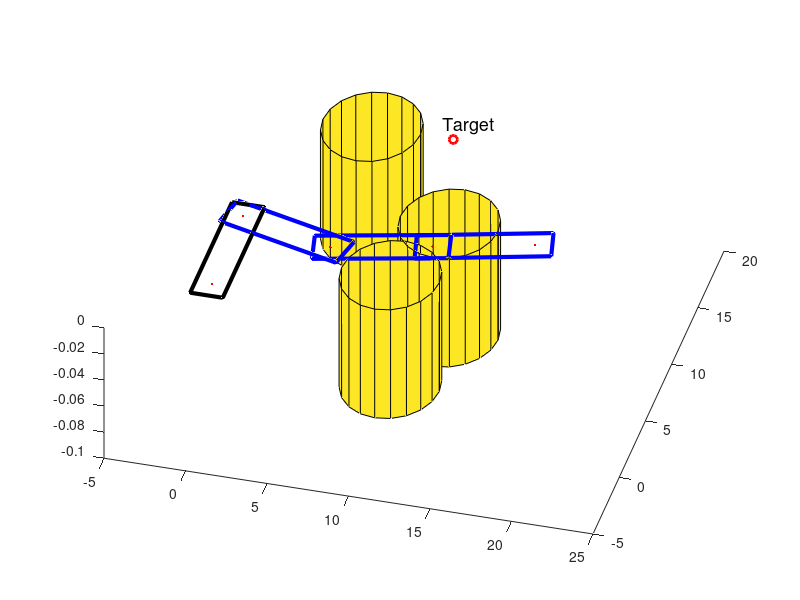

Source code (MATLAB): (Note: this script raises an error after producing the figure.)
function robotArm()
    close all;
    addpath( genpath( '.' ) ); 

    % Target position
    p = [ 10 15 ]';

    % Construction of basic body part and its local coordinate frame
    Part = BuildBasicPart();

    % Initial position of robot arm
    TransformedPart = DrawKinematicChain( Part, 0, 0 , 0, p );
    
    % Particle's initial position
    particle(1).StartPosition = TransformedPart.Joints(1:2,2);

    % Particle's current position
    particle(1).CurrentPosition = particle(1).StartPosition;

    % This is the goal position.  
    particle(1).GoalPosition = p;

    % (x,y) coordinates of the centroid of obstacles 
    o(1).location=[ 5 15 ]';
    o(1).R=3;
    o(2).location=[ 12 8 ]';
    o(2).R=3;
    o(3).location=[ 10 3 ]';
    o(3).R=3;

    % Advancement step for gradient descent
    lambda = 1;

    % Termination condition
    GoalReached = false;

    % Initialize variables for locations
    x = particle(1).StartPosition;
    g = particle(1).GoalPosition;

    % It repeats until goal is reached 
    n=1;
    while ~GoalReached    
        % Calculate next step using gradient descent 
        x = x - lambda * Grad( x, g, o );

        hold on;
        temp = [x(1) x(2)];

        % Draw chain
        flag=0;
        for theta3 = 1 : 360
            for theta2 = 1 : 360
                for theta1 = 1 : 360
                    % taking decision whether the path is optimised or not
                    decision = estimation( Part, theta1, theta2 , theta3, temp );
                    if decision == true
                        DrawKinematicChain( Part, theta1, theta2, theta3, p );
                        flag = 1;
                    end

                end
                if flag == 1
                    break;
                end
            end
            if flag == 1
                break;
            end
        end
        
        % Getting each and every frame from figure and storing into GIF
        frame=getframe;
        im = frame2im(frame);
        [imind,cm] = rgb2ind(im,256);
        if n==1
            imwrite(imind,cm,'robot.gif','gif', 'Loopcount',inf);
            n=2;
        else
            imwrite(imind,cm,'robot.gif','gif','WriteMode','append');
        end

        % Pause for a moment so we can see the motion
        pause( .1 );               

        % Check if goal has been reached.
        if ( norm( x - g ) <= 1 ) 
            GoalReached = true;
        end
    end 

% Gradient vector (2-D direction) of cost function at current position
function G = Grad( p, g, o) 
    
    y1 = p + [  0;  1 ];
    y2 = p + [  0; -1 ]; 

    x1 = p + [  1;  0 ]; 
    x2 = p + [ -1;  0 ];

    % Calculate the components of the gradient vector
    cx = Cpathplan( x1, g, o ) - Cpathplan( x2, g, o ); 
    cy = Cpathplan( y1, g, o ) - Cpathplan( y2, g, o ); 

    % Resultant vector formed by cost's x and y components
    r = [ cx; cy ]; 

    % Calculate the direction vector, i.e., direction of the gradient vector
    G = r / norm( r ); 

function c = Cpathplan( p, g, o )
    % Cost function for path planning calculated at position s with respect to
    % goal g and obstacle o
    
    % Value of log10E
    logE = 2.718281828;
    
    % Goal cost (Euclidean distance squared) 
    c( 1 ) = norm( p - g );

    % Collision cost 
    field=0;

    for i=1:size(o,2)
        dist = sqrt( (p(1)-o(i).location(1))^2 + (p(2)-o(i).location(2))^2 );
        if 0 < dist && dist <= o(i).R
            field_temp = logE ^ (log( o(i).R / dist )* logE);
        else
            field_temp=0;
        end
        field = field + field_temp;
    end
    c( 2 ) = field;             
    % Total cost 
    c = c(1) + c(2); 
return 


function filledCylinder(x,y,r)
    [X,Y,Z] = cylinder(r);
    Z=-Z/12;
    surf(X+x,Y+y,Z)
return

function DrawPart( Part, color )
    % draw body part
    plot( Part.Pts( 1, : ), Part.Pts( 2, : ), [color '.-'], 'LineWidth', 3 )
    axis( [ -5 25 -5 20 ] );
    view([15,66]);
    plot( Part.Joints( 1, : ), Part.Joints( 2, : ), ['r' '.'], 'LineWidth', 3 )
return 


function Part = BuildBasicPart()
    %------------------------------------------------------------------------
    % Construction of basic body part (all parts of same size and shape)
    %-------------------------------------------------------------------------

    % Basic body part of kinematic chain (rectangle)
    Part.Pts    = [ 0 0; 1 0; 1 1; 0 1; 0 0]';
    Part.Joints = [ 1/8 1/2; 7/8 1/2]';

    % Add a row of ones to Pts to convert to homogeneous coordinates
    Part.Pts    = [ Part.Pts; ...
                    ones( 1, size( Part.Pts, 2 ) ) ];
    Part.Joints = [ Part.Joints; ...
                    ones( 1, size( Part.Joints, 2 ) ) ];

    % Scale part horizontally to its final size. 
    S = [ 8  0  0  ; ...                      
          0  2  0  ; ...
          0  0  1 ];

    Part.Pts    = S * Part.Pts;
    Part.Joints = S * Part.Joints;

    % Size of the scaled part (distance between joint points)
    Part.d = norm( Part.Joints( 1:2, 2 ) - Part.Joints( 1:2, 1 ) );

    % Place part's joint point at its rotation axis of the previous part. 
    % This is done by translating the entire part so its "left" join point is 
    % at the "right" joint point of the previous part. The base part will be
    % connected to the origin of the World coordinate system. 
    t = -Part.Joints( 1:2, 1 ) ;

    T = [ 1  0  t(1)  ;...
          0  1  t(2)  ;...
          0  0   1   ]; 

    Part.Pts    = T * Part.Pts;
    Part.Joints = T * Part.Joints;

    % Draw the local coordinate system for the body part
    Part.x_axis = [ 0 0 1; 0 2 1]';
    Part.y_axis = [ 0 0 1; 2 0 1]';
return 


% Rotate as a function of the angle 
function R = Rotation( x ) 
    % degree-to-radian conversion 
    theta = x * pi / 180;

    R = [ cos( theta )  -sin( theta )   0; ...
          sin( theta )   cos( theta )   0; ...
                0           0           1 ];
return


function T = Translation( d ) 
    % Translation by a vector [ d 0 ]
    T =  [ 1  0   d ; ...
           0  1   0 ; ...
           0  0   1 ];
return                 
 

function TransformedPart = DrawKinematicChain( Part, theta1, theta2, theta3, p )
    clf;
    hold on; 

    %Drawing Obstacles (filled circles).
    filledCylinder(5,15,3);
    filledCylinder(12,8,3);
    filledCylinder(10,3,3);

    % Plot target point 
    plot( p( 1 ), p( 2 ), 'ro', 'LineWidth', 2 );
    text( p( 1 )-1, p( 2 ) + 1, 'Target', 'FontSize', 13 );
    axis( [ -5 25 -5 20 ] );
    
    % Adding rotating rod initially.
    % Translate to join connection
    d =  0; 
    R0 = Rotation(90);
    T0 = Translation(d);
    TransformedPart = Part;
    TransformedPart.Pts     = T0 * R0 * Part.Pts;
    TransformedPart.Joints  = T0 * R0 * Part.Joints;
    TransformedPart.x_axis  = T0 * R0 * Part.x_axis;
    TransformedPart.y_axis  = T0 * R0 * Part.y_axis;
    % draw body part
    DrawPart( TransformedPart, 'k' );

    % Translate to join connection
    d = Part.d; 
    R1 = Rotation(theta1);
    T1 =  [ 1  0  0 ; ...
            0  1  d ; ...
            0  0  1 ];
    TransformedPart = Part;
    TransformedPart.Pts     = T1 * R1 * Part.Pts;
    TransformedPart.Joints  = T1 * R1 * Part.Joints;
    TransformedPart.x_axis  = T1 * R1 * Part.x_axis;
    TransformedPart.y_axis  = T1 * R1 * Part.y_axis;
    % draw body part
    DrawPart( TransformedPart, 'b' );

    % Translate to join connection
    d = Part.d;
    R2 = Rotation(theta2);
    T2 = Translation(d);
    TransformedPart = Part;
    TransformedPart.Pts     = T1 * R1 * T2 * R2 * Part.Pts;
    TransformedPart.Joints  = T1 * R1 * T2 * R2 * Part.Joints;
    TransformedPart.x_axis  = T1 * R1 * T2 * R2 * Part.x_axis;
    TransformedPart.y_axis  = T1 * R1 * T2 * R2 * Part.y_axis;
    % draw body part
    DrawPart( TransformedPart, 'b' );

    % Translate to join connection
    d = Part.d;
    R3 = Rotation(theta3);
    T3 = Translation(d);
    TransformedPart = Part;
    TransformedPart.Pts     = T1 * R1 * T2 * R2 * T3 * R3 * Part.Pts;
    TransformedPart.Joints  = T1 * R1 * T2 * R2 * T3 * R3 * Part.Joints;
    TransformedPart.x_axis  = T1 * R1 * T2 * R2 * T3 * R3 * Part.x_axis;
    TransformedPart.y_axis  = T1 * R1 * T2 * R2 * T3 * R3 * Part.y_axis;
    % draw body part
    DrawPart( TransformedPart, 'b' );

    hold off;
return


function decision = estimation( Part, theta1, theta2, theta3, temp)
    % function for checking path is correct or not according to cost
    d =  0; 
    R0 = Rotation(90);
    T0 = Translation(d);
    TransformedPart = Part;
    TransformedPart.Pts     = T0 * R0 * Part.Pts;
    TransformedPart.Joints  = T0 * R0 * Part.Joints;
    TransformedPart.x_axis  = T0 * R0 * Part.x_axis;
    TransformedPart.y_axis  = T0 * R0 * Part.y_axis;

    % Translate to join connection
    d = Part.d; 
    R1 = Rotation(theta1);
    T1 =  [ 1  0   0 ; ...
           0  1   d ; ...
           0  0   1 ];

    %T1 = Translation(d);
    TransformedPart = Part;
    TransformedPart.Pts     = T1 * R1 * Part.Pts;
    TransformedPart.Joints  = T1 * R1 * Part.Joints;
    TransformedPart.x_axis  = T1 * R1 * Part.x_axis;
    TransformedPart.y_axis  = T1 * R1 * Part.y_axis;

    % Translate to join connection
    d = Part.d;
    R2 = Rotation(theta2);
    T2 = Translation(d);
    TransformedPart = Part;
    TransformedPart.Pts     = T1 * R1 * T2 * R2 * Part.Pts;
    TransformedPart.Joints  = T1 * R1 * T2 * R2 * Part.Joints;
    TransformedPart.x_axis  = T1 * R1 * T2 * R2 * Part.x_axis;
    TransformedPart.y_axis  = T1 * R1 * T2 * R2 * Part.y_axis;

    % Translate to join connection
    d = Part.d;
    R3 = Rotation(theta3);
    T3 = Translation(d);
    TransformedPart = Part;
    TransformedPart.Pts     = T1 * R1 * T2 * R2 * T3 * R3 * Part.Pts;
    TransformedPart.Joints  = T1 * R1 * T2 * R2 * T3 * R3 * Part.Joints;
    TransformedPart.x_axis  = T1 * R1 * T2 * R2 * T3 * R3 * Part.x_axis;
    TransformedPart.y_axis  = T1 * R1 * T2 * R2 * T3 * R3 * Part.y_axis;

    check=(TransformedPart.Joints(1:2,2))';

    if round(check(1)) == round(temp(1)) && round(check(2)) == round(temp(2))
        decision = true;
    else
        decision =false;
    end
return